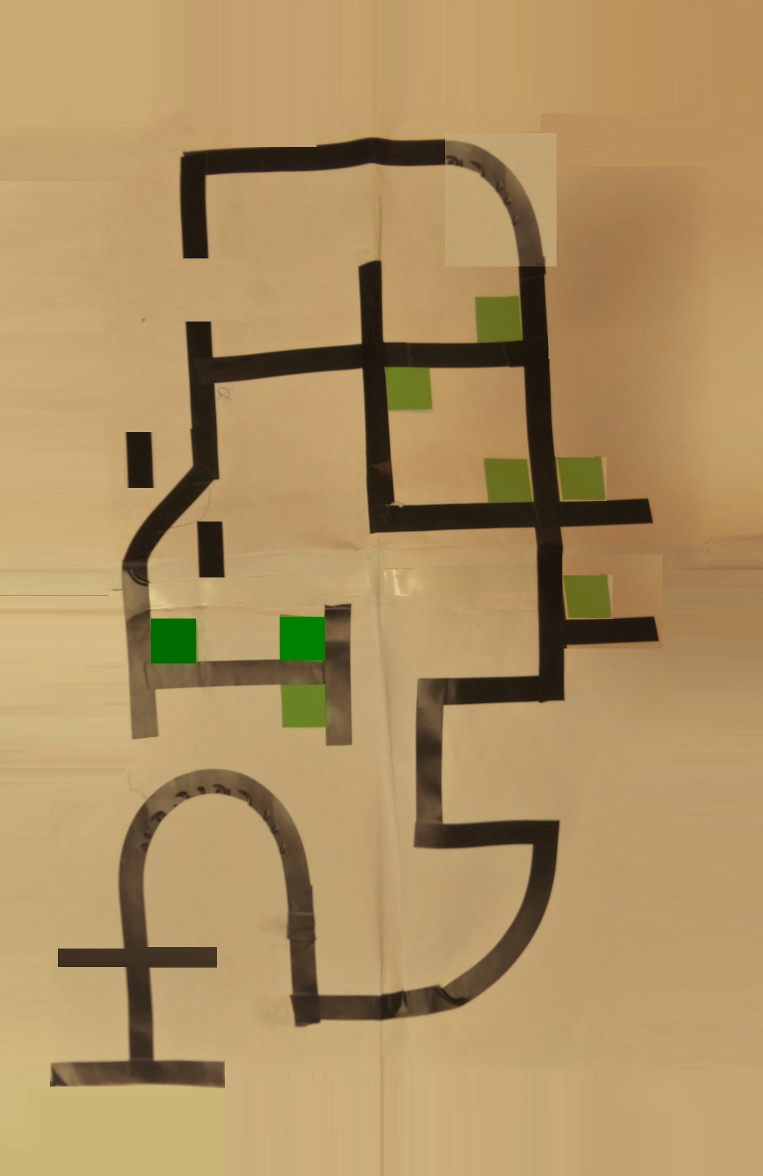
#> input picture camera_simulator/parcours_warm_RESIZED.JPG, 2289 x 3528 px (shown at 1/3 size)
$ python test_tom.py   (older library calls are emulated)
#> lines starting #> are read from the running program, lines starting #| are printed output that depends on the picture
### camera_simulator/Rotator.py
from IRotator import IRotator
from ICamera import ICamera
import numpy as np
from cv2 import cv2

"""
Takes an image and performs rotation and translation actions on a cropped out area.
"""
class Rotator(IRotator, ICamera):

    def __init__(self, path, width, height, start_x: int, start_y: int, image_resize_factor = 1.0):
        """
        Initialize the Rotator instance.
        path: Absolute path to the image file.
        width: width of the cropped area in pixels.
        height: height of the cropped area in pixels.
        start_x: start position from left side in pixels.
        start_y: start position from top in pixels.
        image_resize_factor: image resize factor (default: 1.0)
        """
#> called with path = './parcours_warm_RESIZED.JPG', width = 320, height = 240, start_x = 260, start_y = 2850, image_resize_factor = 0.7
        self.crop_dimension = max(width, height)
        self.aspect_ratio_diff = abs(width - height)

        # Start position on the plane
        self.pos = np.array([(self.crop_dimension / 2 + start_y) * image_resize_factor, (self.crop_dimension / 2 + start_x) * image_resize_factor], dtype=float)
        # Start viewangle on the plane
        self.angle = 0

        # picture to rotate over
        original_picture = cv2.imread(path)
#> original_picture is the input picture: shape (3528, 2289, 3); mean B, G, R 98.4, 144.9, 173.7
        # choose preferred interpolation method
        if (image_resize_factor > 1.0):
            self.picture = cv2.resize(original_picture, dsize=None, fx=image_resize_factor, fy=image_resize_factor, interpolation = cv2.INTER_CUBIC)
        elif (image_resize_factor < 1.0):
            self.picture = cv2.resize(original_picture, dsize=None, fx=image_resize_factor, fy=image_resize_factor, interpolation=cv2.INTER_AREA)
        else:
            self.picture = original_picture

        # save width (cols) and height (rows) in pixel
        self.rows,self.cols,_ = self.picture.shape

        # Add additional border to avoid index problems when translating close to the edge of the image:
        # new gray image bigger than self.picture by the crop dimensions self.crop_dimension:
        # BGR-color: (128, 128, 128) -> gray
        self.borderd_picture = np.ones((self.rows + 2 * self.crop_dimension, self.cols + 2 * self.crop_dimension, 3), dtype=self.picture.dtype) * 128
        # Place original in the middle of the bigger gray image:
        self.borderd_picture[self.crop_dimension:self.rows+self.crop_dimension, self.crop_dimension:self.cols+self.crop_dimension] = self.picture
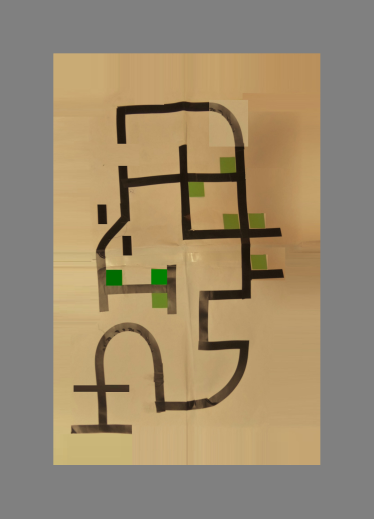
#> self.borderd_picture: shape (3110, 2242, 3) (shown at 1/6 size); mean B, G, R 111.2, 137.6, 153.9

    # override
    def get_frame(self) -> np.array:
        # calculate the ROI points around self.pos
        x_0, x_1, y_0, y_1 = self.calculate_ROI()

        # add border to the ROI
        y_0 += int(self.crop_dimension/2)
        x_0 += int(self.crop_dimension/2)
        y_1 += int(self.crop_dimension*3/2)
        x_1 += int(self.crop_dimension*3/2)

        # crop out and copy of the area surrounding self.pos plus a border
        frame_to_rotate = self.borderd_picture[y_0:y_1, x_0:x_1].copy()
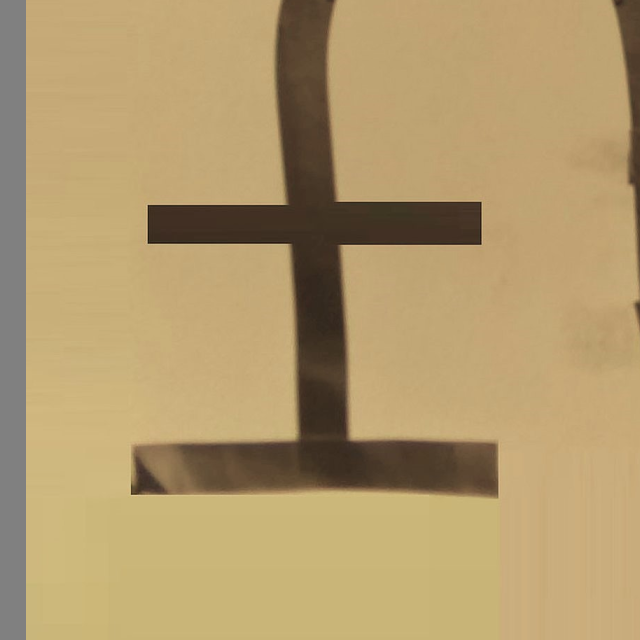
#> frame_to_rotate: shape (640, 640, 3); mean B, G, R 109.4, 154.6, 178.4

        # rotate the frame to the given viewangle and extract the resultframe
        shape = frame_to_rotate.shape
        rotation = cv2.getRotationMatrix2D((shape[0] / 2, shape[1] / 2), self.angle, 1)

        # avoid overflow
        self.avoid_overflow()

        # Perform actual rotation on cropped part of the image using the rotation matrix.
        # This will cut off parts of the image that don't fit a recangular bound (worst case: 45° rotation).
        # This is why we added a border to the cropped out area.
        result = cv2.warpAffine(frame_to_rotate, rotation, (self.cols, self.rows))
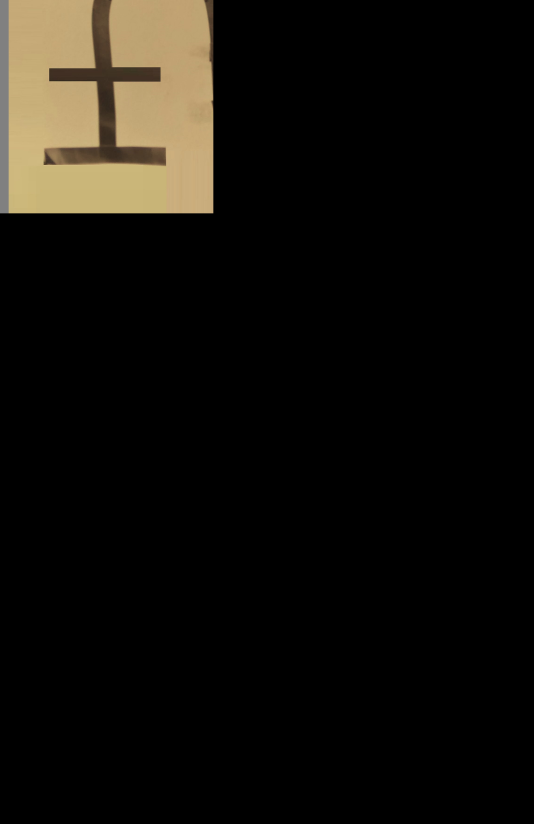
#> result: shape (2470, 1602, 3) (shown at 1/3 size); mean B, G, R 11.3, 16, 18.5
        # crop out the actual area of self.crop_dimension, cutting away the border
        return result[int(self.crop_dimension/2 + self.aspect_ratio_diff):int(self.crop_dimension*3/2),int(self.crop_dimension/2):int(self.crop_dimension*3/2)]

    def get_field(self) -> np.array:
        """
        Returns the entire picture.
        """
        return self.picture

    def get_current_position(self) -> np.array:
        """
        Return x from left in pixels, y from top in pixels of current position on the image.
        """
        return self.pos[1], self.pos[0]

    def change_angle(self, offset: float):
        '''
        Turns the viewport by a given angle
        '''
        if offset > 180 or offset < -180:
            raise ValueError('offset out of range [-180, 180]')
        self.angle += offset

    def translate_forward(self, offset: float):
        '''
        Moves forward on the plane from self.pos in the direction of self.angle by offset
        in pixels. Negative values translate backwards.
        '''
        rad_ang = np.deg2rad(self.angle)
        rotation = np.array([[np.cos(rad_ang),-np.sin(rad_ang)],[np.sin(rad_ang),np.cos(rad_ang)]])
        einheits_vektor = np.array([1,0])
        # pos = E1 * ROTATE * scale + pos
        self.pos += (np.dot(einheits_vektor, rotation) * offset)

    def avoid_overflow(self):
        '''
        Avoids overflow when rotating
        -> if you move close to a border in the image you won't be able to move forward any further
        '''
        self.pos[0] = max(1 + self.crop_dimension/2, self.pos[0])
        self.pos[0] = min(self.picture.shape[0] - self.crop_dimension/2 -1, self.pos[0])
        self.pos[1] = max(1 + self.crop_dimension/2 , self.pos[1])
        self.pos[1] = min(self.picture.shape[1] - self.crop_dimension/2 -1, self.pos[1])

    def calculate_ROI(self):
        """
        crop out the area around self.pos
        """
        x_0 = int(self.pos[1] - self.crop_dimension/2)
        x_1 = int(self.pos[1] + self.crop_dimension/2)
        y_0 = int(self.pos[0] - self.crop_dimension/2)
        y_1 = int(self.pos[0] + self.crop_dimension/2)
        return x_0,x_1,y_0,y_1

### camera_simulator/Simulator.py
from ICamera import ICamera
from IDriveControl import IDriveControl
from Rotator import Rotator
import numpy as np
from cv2 import cv2
import os
import time
import math

"""
Simulates movement across a virtual parcours surface where the camera is installed
close to the ground in front of the robot looking down at the ground in 90° angle.

Tweak robot agility using ROBOT_WIDTH (default: 200 pixel)
Tweak translation and rotation speed by setting SPEED_FACTOR in pixel (default: 5.0)
Tweak inertia using MAXIMUM_ACCELERATION and MAXIMUM_DECELERATION in delta_speed in percent per millisecond
"""
class Simulator(ICamera, IDriveControl):
    ROBOT_WIDTH = 200
    SPEED_FACTOR = 5.0
    MAXIMUM_ACCELERATION = 0.1
    MAXIMUM_DECELERATION = 0.5

    __MINIMAP_SCALE_FACTOR = 0.1
    __COLOR_RED = (0, 0, 255)

    __camera_offset = None
    __rotator = None
    __left_speed = 0
    __right_speed = 0
    __last_speed_update_left = None
    __last_speed_update_right = None
    __paused = False
    __minimap = None
    __width = None
    __height = None

    def __init__(self, path: str, start_x: int, start_y: int, pixel_width = 240, pixel_height = 240, camera_height = 1.0, camera_offset = 200):
        """
        Connect drive control to parcours image cropping, translation and rotation.
        path: absolute path to the parcours image
        start_x: start position from left side in pixels.
        start_y: start position from top in pixels.
        pixel_width: width of the camera viewing area in pixel
        pixel_height: height of the camera viewing area in pixel
        camera_height: resize parcours to simulate the installation height of the camera (resize factor of the underlying parcours image)
        camera_offset: distance of the camera from the robot's rotation center in pixels
        """
        if not os.path.exists(path):
            raise ValueError("path not found")
        self.__camera_offset = camera_offset
        self.__width = pixel_width
        self.__height = pixel_height
        self.__rotator = Rotator(path, pixel_width, pixel_height, start_x, start_y, camera_height)
        self.__minimap = cv2.resize(self.__rotator.get_field().copy(), dsize=None, fx=self.__MINIMAP_SCALE_FACTOR, fy=self.__MINIMAP_SCALE_FACTOR, interpolation=cv2.INTER_AREA)

    def __show_minimap(self):
        tmp_minimap = self.__minimap.copy()
        # draw camera view (as a circle so we don't have to rotate anything)
        cx, cy = self.__rotator.get_current_position()
        cv2.circle(tmp_minimap, (int(cx * self.__MINIMAP_SCALE_FACTOR), int(cy * self.__MINIMAP_SCALE_FACTOR)), int(self.__width * self.__MINIMAP_SCALE_FACTOR / 2), self.__COLOR_RED, 0)
        # robot body (as a circle so we don't have to rotate anything)
        self.__rotator.translate_forward(self.__camera_offset)
        cx, cy = self.__rotator.get_current_position()
        cv2.circle(tmp_minimap, (int(cx * self.__MINIMAP_SCALE_FACTOR), int(cy * self.__MINIMAP_SCALE_FACTOR)), int(self.__width / 2 * self.__MINIMAP_SCALE_FACTOR / 2), self.__COLOR_RED, -1)
        self.__rotator.translate_forward(-self.__camera_offset)
        cv2.imshow("Minimap", tmp_minimap)

    def handle_interactive_mode(self, key):
        """
        Process key commands:
        k: Quit
        p: Pause/Unpause simulation
        w,a,s,d: Translate/Move Robot
        q,e: Rotate Robot
        """
        self.__show_minimap()

        if key == ord('k'):
            # quit
            raise KeyboardInterrupt()

        if key == ord('p'):
            # pause and unpause
            self.__paused = not self.__paused
            time.sleep(0.5)

        if self.__paused:
            if key == ord('a'):
                # left
                self.__translate_right(-50)

            if key == ord('s'):
                # backwards
                self.__rotator.translate_forward(50)

            if key == ord('d'):
                # right
                self.__translate_right(50)

            if key == ord('w'):
                # forward
                self.__rotator.translate_forward(-50)

            if key == ord('q'):
                # rotate left
                self.__rotate(-10.0, 0)

            if key == ord('e'):
                # rotate right
                self.__rotate(10.0, 0)

    def __translate_right(self, offset):
        self.__rotator.change_angle(90.0)
        self.__rotator.translate_forward(-offset)
        self.__rotator.change_angle(-90.0)

    def __rotate(self, angle_offset, angle_x_pos):
        # avoid rotation at the center of the camera view, but instead rotate at the robot center
        self.__rotator.translate_forward(self.__camera_offset)
        self.__translate_right(angle_x_pos)
        self.__rotator.change_angle(angle_offset)
        self.__translate_right(-angle_x_pos)
        self.__rotator.translate_forward(-self.__camera_offset)

    def __move(self):
        # delta_x_normiert: delta X Position zwischen Zentrum des Roboters und Rotationszentrum der Lenkbewegung normiert auf Maximalgeschwindigkeit:
        # delta_x_normiert = ((|v_left| - |v_right|) / V_MAX) * (w_robot / 2)
        delta_x_normiert = (abs(self.__left_speed) - abs(self.__right_speed)) / 100 * self.ROBOT_WIDTH / 2
        if abs(self.__left_speed) < abs(self.__right_speed):
            delta_x_normiert = -abs(delta_x_normiert)
        if delta_x_normiert > self.ROBOT_WIDTH / 2:
            delta_x_normiert = self.ROBOT_WIDTH / 2
        if delta_x_normiert < -self.ROBOT_WIDTH / 2:
            delta_x_normiert = -self.ROBOT_WIDTH / 2

        # phi: Drehwinkel pro delta_t (geht als frei gewählter SPEED_FACTOR ein):
        # phi = ((v_left - v_right) * SPEED_FACTOR) / w_robot
        phi = ((self.__left_speed - self.__right_speed) * self.SPEED_FACTOR) / self.ROBOT_WIDTH
        if phi > 180.0:
            phi = 180.0
        if phi < -180.0:
            phi = -180.0

        # Rotationszentrum um delta_x_normiert in x-Richtung (rechts) verschieben und um phi Grad im Uhrzeigersinn rotieren:
        self.__rotate(phi, delta_x_normiert)

        # Rotieren würde eigentlich ausreichen. Für gerade Bewegungen (keine Kreisbahn) läge allerdings das Rotationszentrum unendlich weit weg
        # (delta_x = unendlich). Des Weiteren erlaubt Rotator.py nicht das Verlassen des Parcours, wodurch wir auch keine Rotationszentren außerhalb
        # des Parcours wählen können. Aus diesem Grund wird die Translationskomponente einzeln angewendet:

        # max_phi: Drehwinkel, ab dem es keine Translationskomponente mehr gibt:
        # max_phi = (V_MAX * SPEED_FACTOR) / w_robot
        max_phi = (100 * self.SPEED_FACTOR) / self.ROBOT_WIDTH

        # total_v: Geschwindigkeit ohne Rotationskomponente
        # total_v = ((v_left + v_right) / 2) / V_MAX * SPEED_FACTOR
        total_v = (self.__left_speed + self.__right_speed) / 2 / 100 * self.SPEED_FACTOR
        max_v = 100 * self.SPEED_FACTOR
        if total_v > max_v:
            total_v = max_v
        if total_v < -max_v:
            total_v = -max_v

        # speed: Translationskomponente abzüglich der Rotationskomponente
        # speed = total_v * (max_phi - |phi|)
        speed = total_v * (max_phi - abs(phi))

        # Translation in -y-Richtung (nach oben) um speed Pixel
        self.__rotator.translate_forward(-speed)

    def get_frame(self) -> np.array:
        """
        returns 3d numpy array with color space bgr
        """
        if not self.__paused:
            self.__move()
        return self.__rotator.get_frame()

    def __get_speed_with_intertia(self, last_update_millis, previous_speed, actual_speed):
        previous_update = last_update_millis
        now = time.time() * 1000
        time_diff_ms = 1 + now - previous_update
        if previous_speed < actual_speed:
            if abs(previous_speed - actual_speed) / time_diff_ms > self.MAXIMUM_ACCELERATION:
                return previous_speed + self.MAXIMUM_ACCELERATION * time_diff_ms
            else:
                return actual_speed
        else:
            if abs(previous_speed - actual_speed) / time_diff_ms > self.MAXIMUM_DECELERATION:
                return previous_speed - self.MAXIMUM_DECELERATION * time_diff_ms
            else:
                return actual_speed

    def set_left_speed(self, speed: int):
        """
        Set the speed and direction of the left motor.
        speed: -100..100 in percent, where 100 is the maximum default "FORWARD" speed,
            -100 is the maximum default "BACKWARD" speed and 0 is the minimum speed.
        """
        if speed is None:
            raise ValueError('left_speed must be set')
        if type(speed) is not int:
            raise TypeError('left_speed must be an instance of int')
        if self.__last_speed_update_left is None:
            self.__last_speed_update_left = time.time() * 1000
        self.__left_speed = self.__get_speed_with_intertia(self.__last_speed_update_left, self.__left_speed, speed)
        self.__last_speed_update_left = time.time() * 1000

    def set_right_speed(self, speed: int):
        """
        Set the speed and direction of the right motor.
        speed: -100..100 in percent, where 100 is the maximum default "FORWARD" speed,
            -100 is the maximum default "BACKWARD" speed and 0 is the minimum speed.
        """
        if speed is None:
            raise ValueError('right_speed must be set')
        if type(speed) is not int:
            raise TypeError('right_speed must be an instance of int')
        if self.__last_speed_update_right is None:
            self.__last_speed_update_right = time.time() * 1000
        self.__right_speed = self.__get_speed_with_intertia(self.__last_speed_update_right, self.__right_speed, speed)
        self.__last_speed_update_right = time.time() * 1000

    def close(self):
        """
        Clean up system resources.
        """
        cv2.destroyAllWindows()

### camera_simulator/IDriveControl.py
"""
Pseudo interface for motor control.
Function stubs may be implemented by a real motor driver or a simulator.
"""
class IDriveControl:

    # [21 lines left out: functions __init__, set_left_speed, set_right_speed, not called in this run]

    def set_speed(self, left_speed: int, right_speed: int):
        """
        Set the speed and direction of the left and right motor.
        speed: -100..100 in percent, where 100 is the maximum default "FORWARD" speed,
            -100 is the maximum default "BACKWARD" speed and 0 is the minimum speed.
        """
        self.set_left_speed(left_speed)
        self.set_right_speed(right_speed)

    # [5 lines left out: function close, not called in this run]

### camera_simulator/test_tom.py
"""
Leere Simulationsumgebung.
Instanziiert ein Objekt der Simulator-Klasse.
kamera und motoren sind Referenzen auf dieses eine Objekt.

Steuerung:
Pausieren mit p,
bewegen mit w,a,s,d,
rotieren mit q,e,
beenden mit k

Einstellungen:
PIXEL_BREITE, PIXEL_HOEHE: Auflösung des Kamerabilds. Lieber nicht verändern, da alle
Positionen im Kamerabild mit Konstanten gehardcoded sind.
PARCOURS_PFAD: Pfad zum Parcours-Bild. Zur Auswahl stehen momentan:
    - parcours_cold_RESIZED.JPG und
    - parcours_warm_RESIZED.JPG
kamera_position: "Größe des Roboters" - Abstand der Kamera zum Rotationszentrum des Roboters
kamera_hoehe: Skalierung des Parcours und damit Simulation der Montagehöhe der Kamera (schaut senkrecht nach unten)
start_x, start_y: Startposition auf dem Parcours
simulator.ROBOT_WIDTH: Abstand der Fahrketten voneinander
simulator.SPEED_FACTOR: Fahr- und Rotationsgeschwindigkeit des Roboters
simulator.MAXIMUM_ACCELERATION, simulator.MAXIMUM_DECELERATION: Trägheit des Roboters
"""

from Simulator import Simulator
import time
from cv2 import cv2
import numpy
from enum import Enum
from operator import itemgetter

#
# Einstellungen
#
PIXEL_BREITE = 320
PIXEL_HOEHE = 240
PARCOURS_PFAD = './parcours_warm_RESIZED.JPG'

#
# Farben
#
GRUEN = (0, 255, 0)
GELB = (0,255,255)
ROT = (0, 0, 255)
BLAU = (255, 0, 0)

#
# Kalibrierung
#
helligkeits_schwelle = 110
#                                    H   S   V
gruen_untere_schwelle = numpy.uint8([40, 80, 20])
gruen_obere_schwelle = numpy.uint8([80, 255, 255])
SLICE_HOEHE_FUER_GRUEN = 120
SLICE_HOEHE_FUER_SCHWARZ = 30
LENKEN_IGNORIEREN = 5
FAHRGESCHWINDIGKEIT = 60

#
# Laufzeitvariablen
#
praeferierte_linie = (False, 0)

def center_line(dieser_frame):
    cv2.line(dieser_frame,(int((PIXEL_BREITE-1)/2),0),(int((PIXEL_BREITE-1)/2),PIXEL_HOEHE-1),GELB,1)

def rechteck_zentrum(x, y, w, h):
    return (x+w/2, y+h/2)

def kreuzungen_erkennen(dieser_frame, gruene_maske):
    markierungen = []
    _, konturen, _ = cv2.findContours(gruene_maske, cv2.RETR_TREE, cv2.CHAIN_APPROX_SIMPLE)
    for kontur in konturen:
        if cv2.contourArea(kontur) > 2000:
            x, y, w, h = cv2.boundingRect(kontur)
            if y > PIXEL_HOEHE - SLICE_HOEHE_FUER_GRUEN:
                farbe = ROT
                markierungen.append(rechteck_zentrum(x, y, w, h))
            else:
                farbe = BLAU
            cv2.rectangle(dieser_frame, (x, y), (x + w, y + h), farbe, 2)
    return markierungen

class Richtung(Enum):
    GERADEAUS = 1
    LINKS = 2
    RECHTS = 3
    WENDEN = 4

def kreuzung_abbiegen(markierungen):
    if len(markierungen) is 1:
        if markierungen[0][0] < PIXEL_BREITE / 2:
            print("kreuzung is Richtung.LINKS2")
            return Richtung.LINKS
        else:
            print("kreuzung is Richtung.RECHTS(LINKS)2")
            return Richtung.RECHTS
    elif len(markierungen) is 2:
        print("kreuzung is Richtung.WENDEN2")
        return Richtung.WENDEN
    else:
        print("kreuzubg is Richtung.GERADE2")
        return Richtung.GERADEAUS

def linie_erkennen(dieser_frame, schwarze_maske, offset):
    yoffset = PIXEL_HOEHE - SLICE_HOEHE_FUER_SCHWARZ - offset - 1
    roi_line = schwarze_maske[yoffset: yoffset + SLICE_HOEHE_FUER_SCHWARZ, 0: PIXEL_BREITE - 1]
    _, konturen, _ = cv2.findContours(roi_line, cv2.RETR_TREE, cv2.CHAIN_APPROX_SIMPLE)
    cx = 0
    cy = yoffset + SLICE_HOEHE_FUER_SCHWARZ/2
    cnt = 0
    farbe = GRUEN
    linien = []
    for kontur in konturen:
        x, y, w, h = cv2.boundingRect(kontur)
        if w > 50:
            if w >= PIXEL_BREITE-50:
                farbe = ROT
                ist_kreuzung = True
            else:
                farbe = GELB
                ist_kreuzung = False
            cv2.rectangle(dieser_frame, (x, y + yoffset), (x + w, y + yoffset + h), farbe, 2)
            cx = cx + int(x + w / 2)
            cnt = cnt + 1
            if ist_kreuzung:
                linien.append((True, cx - PIXEL_BREITE / 2))
            else:
                linien.append((False, cx - PIXEL_BREITE / 2))
    if cx is 0:
        cx = (PIXEL_BREITE - 1) / 2
    else:
        cx = cx / cnt
    cv2.circle(dieser_frame, (int(cx), int(cy)), 5, farbe, -1)
    return linien

def linie_aussuchen(dieser_frame, offset, linien_positionen):
    global praeferierte_linie
    if len(linien_positionen) is 0:
        praeferierte_linie = (False, 0)
    elif len(linien_positionen) is 1:
        praeferierte_linie = linien_positionen[0]
    else:
        abstaende = []
        for linie in linien_positionen:
            abstaende.append([linie[0], linie[1], abs(praeferierte_linie[1] - linie[1])])
        sortiert_nach_naehe=sorted(abstaende, key=itemgetter(2))
        praeferierte_linie = (sortiert_nach_naehe[0][0], sortiert_nach_naehe[0][1])
    cv2.circle(dieser_frame, (int(PIXEL_BREITE/2 - 1 + praeferierte_linie[1]), int(PIXEL_HOEHE - offset - 1 - SLICE_HOEHE_FUER_SCHWARZ/2)), 10, GRUEN, 3)
    return praeferierte_linie


#
# 3...2...1 GO!!
#
try:
    kamera_position = 300
    kamera_hoehe = 0.7
    start_x = 260
    start_y = 2850
    simulator = Simulator(PARCOURS_PFAD, start_x, start_y, PIXEL_BREITE, PIXEL_HOEHE, kamera_hoehe, kamera_position)
    # [4 lines of commented-out code are left out]

    kamera = simulator
    motoren = simulator

    while True:
        dieser_frame = kamera.get_frame()
        gray = cv2.cvtColor(dieser_frame, cv2.COLOR_BGR2GRAY)
#> (the rest of the program and of its run is left out)
